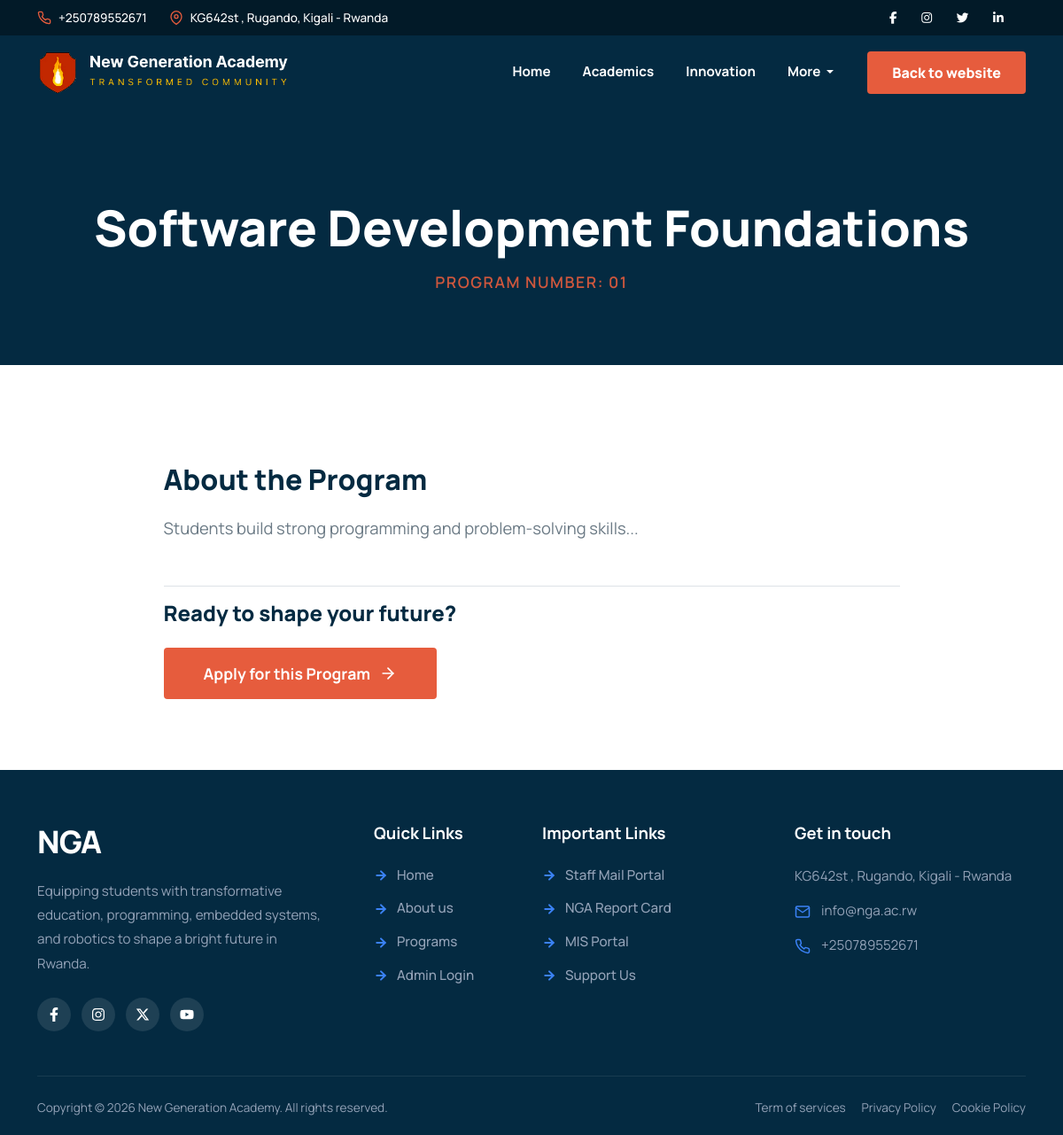
/coding-academy/program_details.php?id=1, run on the app's committed database.
### tables this page shows
CREATE TABLE `academy_programs` (
  `id` int NOT NULL,
  `program_number` varchar(10) DEFAULT NULL,
  `title` varchar(255) NOT NULL,
  `description` text,
  `image_url` varchar(255) DEFAULT NULL,
  `link_url` varchar(255) DEFAULT '#',
  `status` tinyint(1) DEFAULT '1',
  `created_at` timestamp NULL DEFAULT CURRENT_TIMESTAMP
);

### coding-academy/program_details.php (the view, shortened to what this page needs)
<?php
include 'include/header.php';
$program_id = isset($_GET['id']) ? intval($_GET['id']) : 0;
$program = null;
if ($program_id > 0 && isset($conn)) {
    $stmt = $conn->prepare("SELECT * FROM academy_programs WHERE id = ? AND status = 1");
    if ($stmt) {
        $stmt->bind_param("i", $program_id);
        $stmt->execute();
        $result = $stmt->get_result();
        if ($result->num_rows > 0) {
            $program = $result->fetch_assoc();
        } else {
            $error_message = "Sorry, the program you are looking for could not be found or is no longer active.";
        }
    } else {
        $error_message = "Database error. Please try again later.";
    }
} else {
    $error_message = "No valid program selected.";
}
?>
<div class="program-detail-page">
    <?php if ($program): ?>
        <header class="program-header-banner">
            <div class="container">
                <h1><?php echo htmlspecialchars($program['title']); ?></h1>
                <div class="program-meta">
                    <?php if (!empty($program['program_number'])): ?>
                        Program Number: <?php echo htmlspecialchars($program['program_number']); ?>
                    <?php else: ?>
                        NGA Coding Academy
                    <?php endif; ?>
                </div>
            </div>
        </header>
        <section class="program-content-section">
            <div class="container">
                <div class="row justify-content-center">
                    <div class="col-lg-9">
                        <div class="program-description">
                            <h3>About the Program</h3>
                            <?php echo nl2br(htmlspecialchars($program['description'])); ?>
                        </div>
                        <div class="text-start mt-5 pt-3 border-top">
                            <h4 class="mb-4">Ready to shape your future?</h4>
                            <a href="student_register.php?program_id=<?php echo $program['id']; ?>" class="btn-apply-now">
                                Apply for this Program
                                <svg width="20" height="20" viewBox="0 0 24 24" fill="none" stroke="currentColor" stroke-width="2" stroke-linecap="round" stroke-linejoin="round" style="margin-left: 10px;"><line x1="5" y1="12" x2="19" y2="12"></line><polyline points="12 5 19 12 12 19"></polyline></svg>
                            </a>
                        </div>
                    </div>
                </div>
            </div>
        </section>
    <?php endif; ?>
</div>
<?php
include 'include/footer.php';
?>

### coding-academy/include/header.php (style rules this page uses)
:root { --sk-blue: #042a41; --sk-darker-blue: #021a28; --sk-orange: #e65c3d; --sk-orange-hover: #cf4f33; --font-main: 'Manrope', sans-serif; }
html, body { margin: 0; padding: 0; font-family: var(--font-main); }
body { display: flex; flex-direction: column; min-height: 100vh; overflow-x: hidden; }

### coding-academy/program_details.php (style rules this page uses)
:root { --sk-blue: #042a41; --sk-orange: #e65c3d; --sk-orange-hover: #cf4f33; --sk-text: #6b7a85; --sk-bg-gray: #f8f9fa; }
.program-detail-page h1, .program-detail-page h2, .program-detail-page h3, .program-detail-page h4 { color: var(--sk-blue); font-weight: 800; }
.program-header-banner { background-color: var(--sk-blue); padding: 100px 20px 80px; text-align: center; color: #ffffff; position: relative; }
.program-header-banner h1 { color: #ffffff; font-size: clamp(2.5rem, 5vw, 3.5rem); margin-bottom: 15px; line-height: 1.2; }
.program-meta { font-size: 1.1rem; opacity: 0.9; font-weight: 600; color: var(--sk-orange); text-transform: uppercase; letter-spacing: 1.5px; }
.program-content-section { padding: 80px 0; background-color: #ffffff; }
.program-description { font-size: 1.15rem; line-height: 1.8; color: var(--sk-text); }
.program-description h3 { margin-top: 30px; margin-bottom: 20px; font-size: 2rem; }
.btn-apply-now { background-color: var(--sk-orange); color: #ffffff; border: none; padding: 16px 45px; border-radius: 4px; font-weight: 700; font-size: 1.1rem; text-decoration: none; display: inline-flex; align-items: center; transition: all 0.3s ease; }

### coding-academy/include/footer.php (style rules this page uses)
:root { --sk-blue: #042a41; --sk-orange: #e65c3d; --sk-text-muted: #94a3b8; --sk-icon-blue: #3b82f6; }

### data on the page
academy_programs: title "Software Development Foundations", program_number "01", description "Students build strong programming and problem-solving skills..."

### other printed values
$settings['school_phone'] "+250789552671"
$settings['school_address'] "KG642st , Rugando, Kigali - Rwanda"
